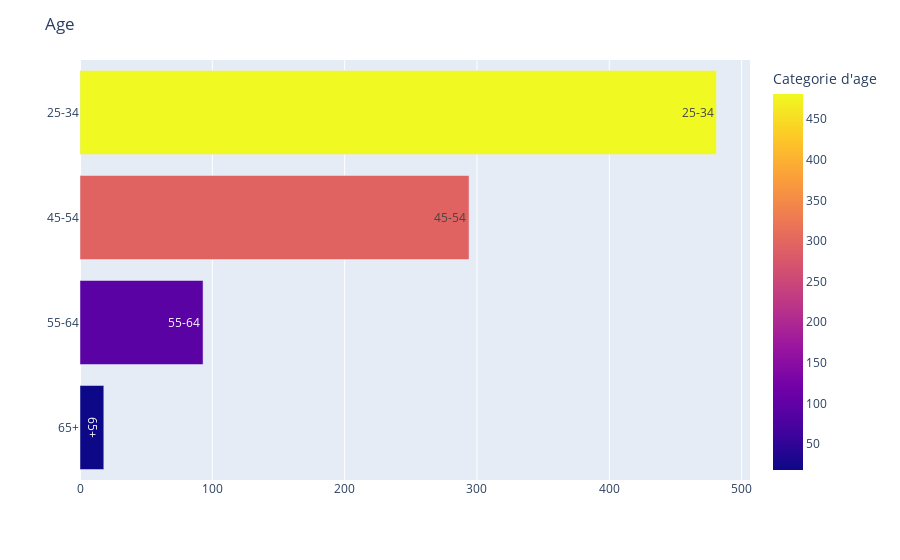

Source (notebook cell):
### Code cell
Age = pd.DataFrame(df["Age"].value_counts())

Age.reset_index(inplace=True)

Age = Age.rename(columns = {'index':'Age', 'Age': "Categorie d'age"})


plot_hbar("Categorie d'age",'Age',Age)

### Figure 1 — Plotly figure (JSON) as saved in the notebook; plotly's stock layout.template omitted (floating-point values rounded to 4 significant figures)
{"data": [{"alignmentgroup": "True", "hovertemplate": "Categorie d'age=%{marker.color}<br>Age=%{text}<extra></extra>", "legendgroup": "", "marker": {"color": [481, 294, 93, 18], "coloraxis": "coloraxis", "pattern": {"shape": ""}}, "name": "", "offsetgroup": "", "orientation": "h", "showlegend": false, "text": ["25-34", "45-54", "55-64", "65+"], "textposition": "auto", "type": "bar", "x": [481, 294, 93, 18], "xaxis": "x", "y": ["25-34", "45-54", "55-64", "65+"], "yaxis": "y"}], "layout": {"autosize": true, "barmode": "relative", "coloraxis": {"colorbar": {"title": {"text": "Categorie d'age"}}, "colorscale": [[0, "#0d0887"], [0.1111, "#46039f"], [0.2222, "#7201a8"], [0.3333, "#9c179e"], [0.4444, "#bd3786"], [0.5556, "#d8576b"], [0.6667, "#ed7953"], [0.7778, "#fb9f3a"], [0.8889, "#fdca26"], [1, "#f0f921"]]}, "legend": {"tracegroupgap": 0}, "margin": {"t": 60}, "title": {"text": "Age"}, "uniformtext": {"minsize": 8, "mode": "hide"}, "xaxis": {"anchor": "y", "autorange": true, "domain": [0, 1], "range": [0, 506.3], "title": {"text": ""}, "type": "linear"}, "yaxis": {"anchor": "x", "autorange": true, "categoryorder": "total ascending", "domain": [0, 1], "range": [-0.5, 3.5], "title": {"text": ""}, "type": "category"}}}
